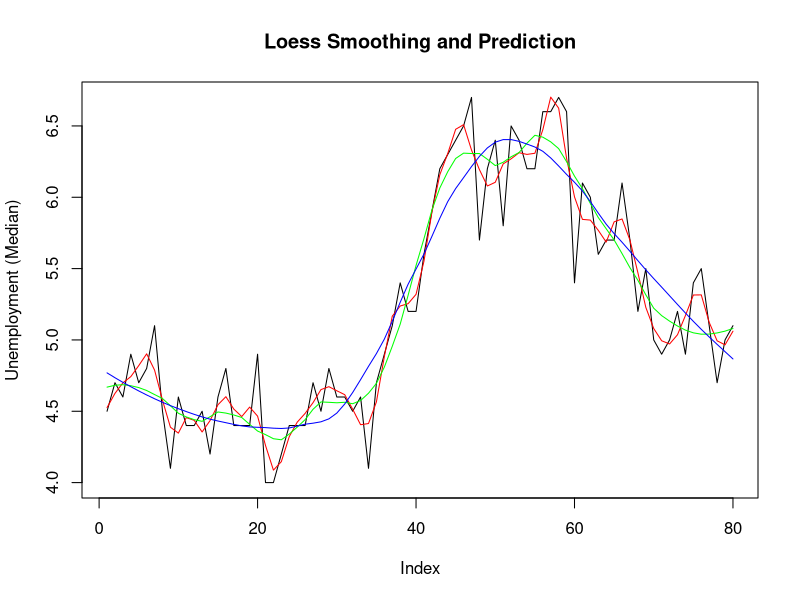

Here is the R script that generated this plot:
economics <- read.csv("economics.csv")
economics$index <- 1:nrow(economics)  # create index variable
economics <- economics[1:80, ]  # retail 80rows for better graphical understanding
loessMod10 <- loess(uempmed ~ index, data=economics, span=0.10) # 10% smoothing span
loessMod25 <- loess(uempmed ~ index, data=economics, span=0.25) # 25% smoothing span
loessMod50 <- loess(uempmed ~ index, data=economics, span=0.50) # 50% smoothing span

smoothed10 <- predict(loessMod10) 
smoothed25 <- predict(loessMod25) 
smoothed50 <- predict(loessMod50) 

plot(economics$uempmed, x=economics$index, type ="l", 
     main="Loess Smoothing and Prediction", xlab="Index", ylab="Unemployment (Median)")
lines(smoothed10, x=economics$index, col="red")
lines(smoothed25, x=economics$index, col="green")
lines(smoothed50, x=economics$index, col="blue")
